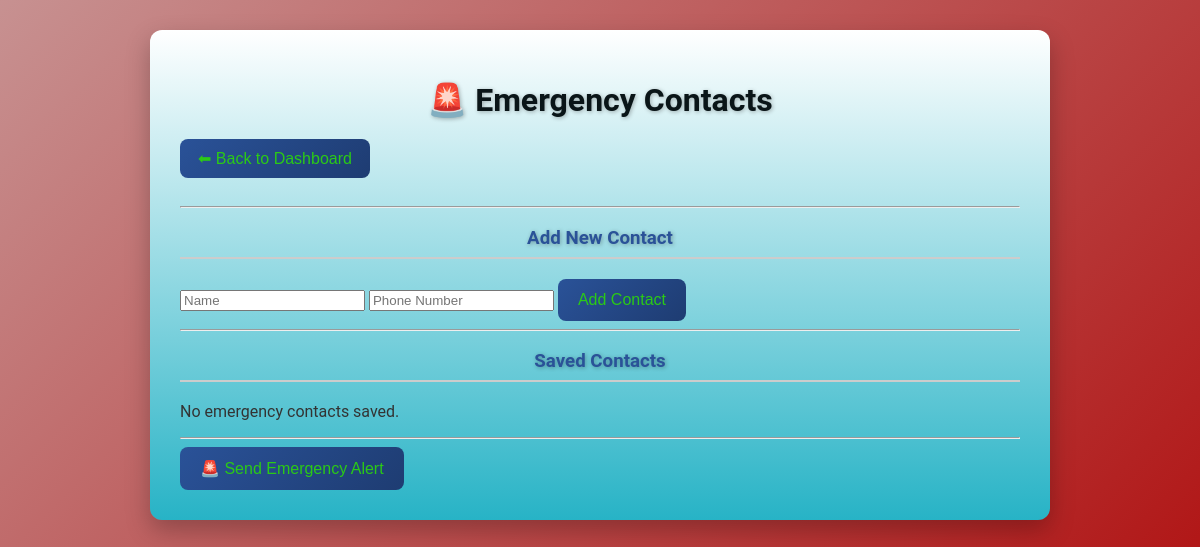
Page /emergency (signed in) on the earlier database version.
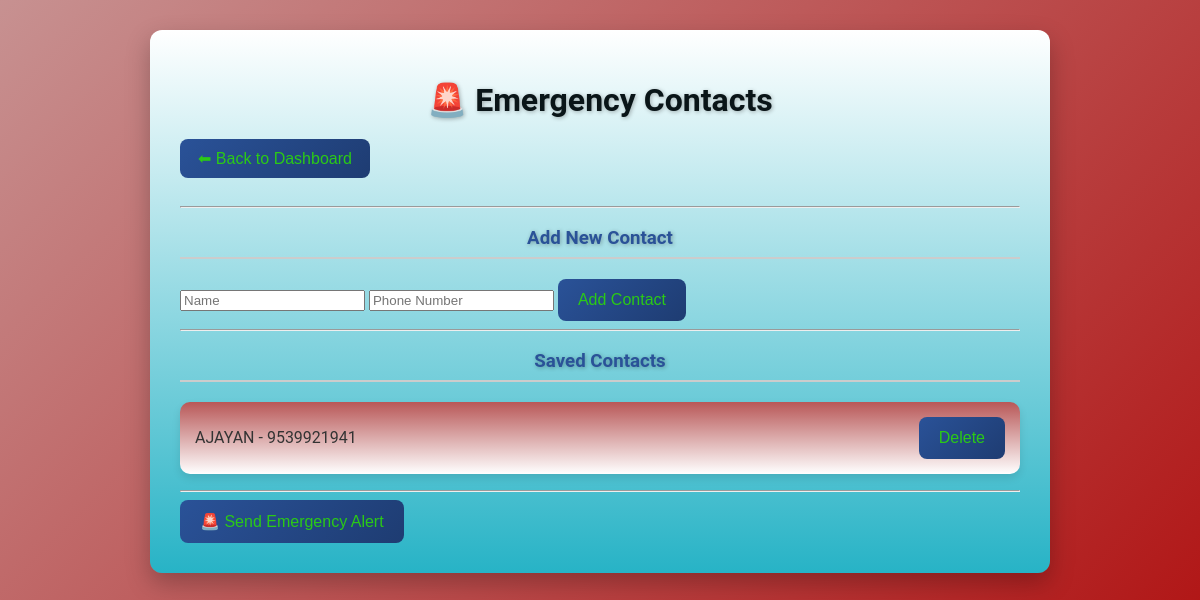
Same page on the later database version.
### tables this page shows
CREATE TABLE emergency_contacts(
    id INTEGER PRIMARY KEY AUTOINCREMENT,
    user_id INTEGER,
    name TEXT,
    relationship TEXT,
    phone TEXT
);

### app.py (the view)
@app.route("/emergency")
def emergency():
    if "user_id" not in session:
        return redirect(url_for("login"))
    conn = sqlite3.connect(DATABASE)
    conn.row_factory = sqlite3.Row
    c = conn.cursor()
    c.execute("SELECT * FROM emergency_contacts WHERE user_id=?", (session["user_id"],))
    contacts = c.fetchall()
    conn.close()
    return render_template("emergency.html", contacts=contacts)

### templates/emergency.html (shortened to what this page needs)
<!DOCTYPE html>
<html lang="en">
<head>
    <link rel="stylesheet" href="{{ url_for('static', filename='css/style.css') }}">
</head>
<body>
<div class="container">
    <h1>🚨 Emergency Contacts</h1>
    <a href="{{ url_for('dashboard') }}">
        <button type="button" class="back-btn">⬅ Back to Dashboard</button>
    </a>
    <hr>
    <h3>Add New Contact</h3>
    <form method="POST" action="{{ url_for('add_contact') }}">
        <input type="text" name="name" placeholder="Name" required>
        <input type="text" name="phone" placeholder="Phone Number" required>
        <button type="submit">Add Contact</button>
    </form>
    <hr>
    <h3>Saved Contacts</h3>
    {% if contacts %}
        <ul class="contact-list">
        {% for c in contacts %}
            <li>
                {{ c['name'] }} - {{ c['phone'] }}
                <form method="POST" action="{{ url_for('delete_contact', contact_id=c['id']) }}" style="display:inline;">
                    <button type="submit" class="delete-btn">Delete</button>
                </form>
            </li>
        {% endfor %}
        </ul>
    {% else %}
        <p>No emergency contacts saved.</p>
    {% endif %}
    <hr>
    <button type="button" class="alert-btn" onclick="sendEmergencyAlert()">
        🚨 Send Emergency Alert
    </button>
</div>
</body>
</html>

Differences in the rows shown:
added emergency_contacts: name "AJAYAN", phone "9539921941"
Other differences:
text no longer shown: "No emergency contacts saved."
